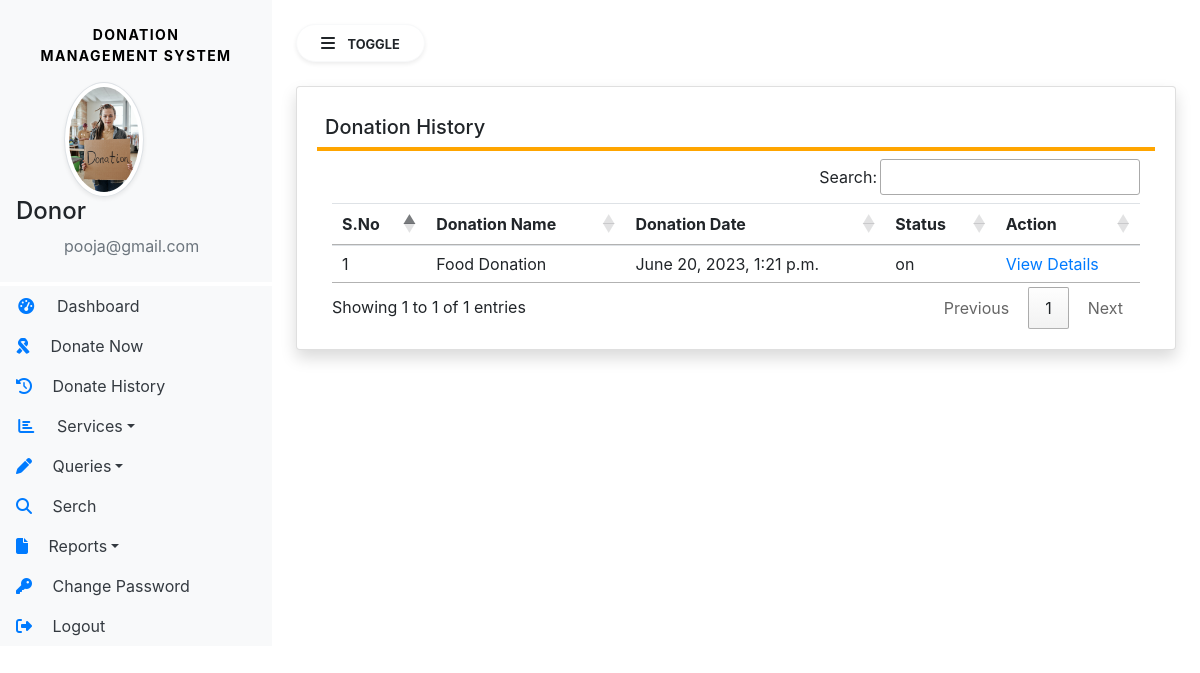
The page /donation_history/ (signed in) on the database as committed earlier.
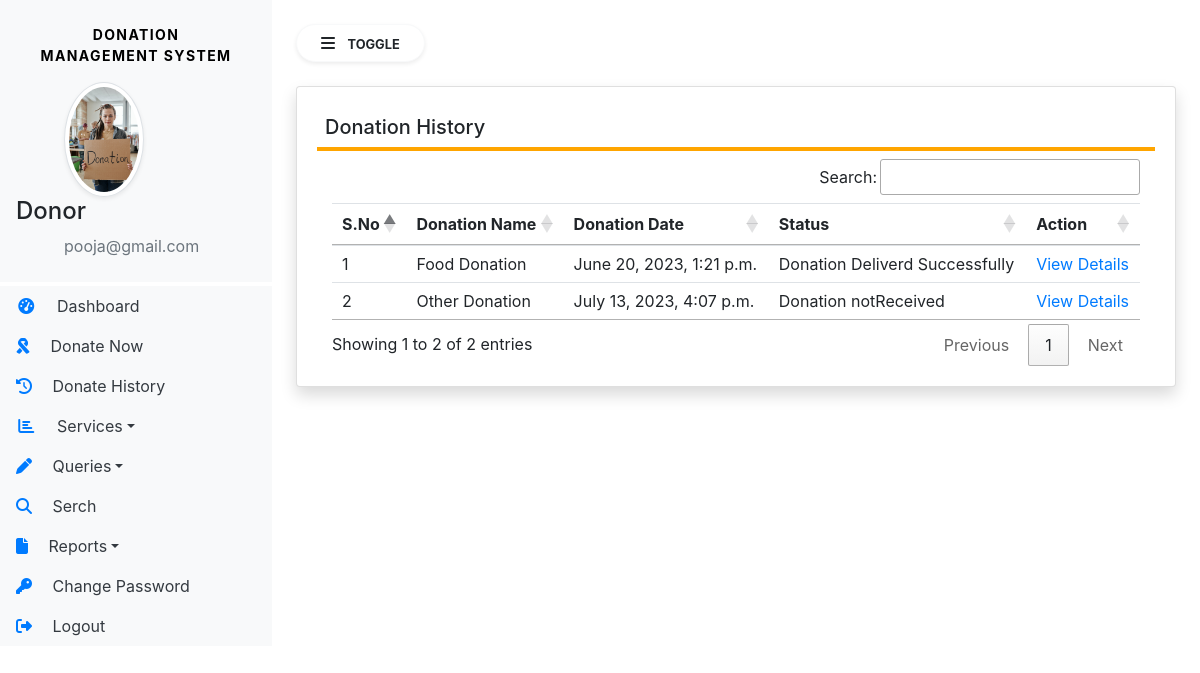
The same page on the database as committed later.
### Donation/models.py (models this page shows, shortened)
class Donor(models.Model):
    user = models.ForeignKey(User,on_delete=models.CASCADE)
    contact = models.CharField(max_length=15,null=True)
    address = models.CharField(max_length=300,null=True)
    userpic = models.FileField(null=True)
    regdate = models.DateTimeField(auto_now=True)

class Donation(models.Model):
    donor = models.ForeignKey(Donor, on_delete=models.SET_NULL, null=True)
    donationName = models.CharField(max_length=100, null=True)
    donationpic = models.FileField(null=True)
    colloctionloc = models.CharField(max_length=50, null=True)
    description = models.CharField(max_length=300, null=True)
    status = models.CharField(max_length=50)
    donationdate = models.DateTimeField(auto_now_add=True)
    adminRemarks = models.CharField(max_length=300, null=True)
    volunteer = models.ForeignKey(Volunteer, on_delete=models.SET_NULL, null=True)
    donationArea = models.ForeignKey(DonationArea, on_delete=models.CASCADE, null=True)
    volunteerRemarks = models.CharField(max_length=300, null=True)
    updationDate = models.DateTimeField(null=True)

### Donation/views.py (the view)
# urls.py: path('donation_history/', views.donation_history, name='donation_history'),
def donation_history(request):
    if not request.user.is_authenticated:
        return redirect('donor_login')
    user = request.user
    donor = Donor.objects.get(user=user)
    donation = Donation.objects.filter(donor=donor)
    return render(request, 'donor/donation_history.html', locals())

### Donation/templates/donor/donation_history.html (shortened to what this page needs)
{% extends 'donor/donor_sidebar.html'%}
{% block main %}
<link rel="stylesheet" href="https://cdn.datatables.net/1.13.4/css/jquery.dataTables.min.css">
<link rel="stylesheet" href="https://cdn.datatables.net/buttons/2.3.6/css/buttons.dataTables.min.css">
<div class="card shadow">
    <div class="card-body">
        <h5 class="p-2" style="border-bottom: 4px solid orange;">Donation History</h5>
        <div class="container-fluid">
            <table class="table table-hover" id="example">
                <thead>
                    <tr>
                            <th>S.No</th>
                            <th>Donation Name</th>
                            <th>Donation Date</th>
                            <th>Status</th>
                            <th>Action</th>
                    </tr>
                </thead>
                <tbody>
                    {% for i in donation %}
                    <tr>
                        <td>{{ forloop.counter }}</td>
                        <td>{{ i.donationName }}</td>
                        <td>{{ i.donationdate }}</td>
                        <td>{{ i.status }}</td>
                        <td><a href="#">View Details</a></td>
                    </tr>
                    {% endfor %}
                </tbody>
            </table>
        </div>
    </div>
</div>
{% endblock %}

### Donation/templates/donor/donor_sidebar.html (shortened to what this page needs)
{% load static %}
<html>
<head>
  <link rel="stylesheet" href="https://cdn.jsdelivr.net/npm/bootstrap@4.6.2/dist/css/bootstrap.min.css">
  <link rel="stylesheet" href="{% static 'css/sidebar.css'%}">
  <link rel="stylesheet" href="https://cdnjs.cloudflare.com/ajax/libs/font-awesome/4.7.0/css/font-awesome.min.css">
  <link rel="stylesheet" href="https://cdnjs.cloudflare.com/ajax/libs/font-awesome/6.3.0/css/all.min.css">
  <link rel="stylesheet" href="https://stackpath.bootstrapcdn.com/bootstrap/4.5.0/css/bootstrap.min.css"
>
  <link rel="stylesheet" href="https://cdnjs.cloudflare.com/ajax/libs/font-awesome/4.7.0/css/font-awesome.min.css">
  <link rel="stylesheet" href="https://cdn.datatables.net/1.13.4/css/jquery.dataTables.min.css">
  <link rel="stylesheet" href="https://cdn.datatables.net/buttons/2.3.6/css/buttons.dataTables.min.css">
</head>
<body>
  <div class="bg-white vertical-nav" id="sidebar">
    <div class="bg-light py-4 px-3 mb-1">
      <p class="font-weight-bold text-uppercase px-3 sidebar-title " style="color:black;font-size:14px;text-align: center;">Donation Management System</p>
      <div class="media d-flex align-item-center ml-5">
        <img  src="{{request.user.donor_set.all.0.userpic.url}}" height="100" width="80"
          class=" mr-3 rounded-circle img-thumbnail shadow-sm text-center">
      </div>
      <div class="media-body">
        <h4 class="nb-0 text center">Donor</h4>
        <p class="text-muted mb-0 ml-5" style="color:black;">{{request.user.username}}</p>
      </div>
    </div>
    <ul class="nav flex-column bg-white">
      <li class="nav-item">
        <a href="{% url 'donor_home'%}" class="nav-link  text-dark bg-light ">
          <i class="fas fa-tachometer-alt fa-fw mr-3 text-primary"></i>
          Dashboard</a>
      </li>
      <li class="nav-item">
        <a href="{% url 'donate_now'%}" class="nav-link  text-dark bg-light ">
          <i class="fas fa-ribbon mr-3 text-primary"></i>
          Donate Now</a>
      </li>
      <li class="nav-item">
        <a href="{% url 'donation_history'%}" class="nav-link  text-dark bg-light ">
          <i class="fa fa-history mr-3 text-primary"></i>
          Donate History</a>
      </li>
      <li class="nav-item dropdown">
        <a href="#" class="nav-link dropdown-toggle text-dark bg-light" id="navbardrop" data-toggle="dropdown">
          <i class="fas fa-chart-bar fa-fw mr-3 text-primary"></i>
          Services</a>
      </li>
      <li class="nav-item dropdown">
        <a href="#" class="nav-link dropdown-toggle text-dark bg-light" id="navbardrop" data-toggle="dropdown">
          <i class="fa-solid fa-pen about-box mr-3 text-primary"></i>
          Queries</a>
      </li>
      <li class="nav-item">
        <a href="#" class="nav-link text-dark bg-light ">
          <i class="fa fa-search mr-3 text-primary"></i>
          Serch</a>
      </li>
      <li class="nav-item dropdown">
        <a href="#" class="nav-link dropdown-toggle text-dark bg-light" id="navbardrop" data-toggle="dropdown">
          <i class="fa fa-file aria-hidden=true mr-3 text-primary"></i>
         Reports</a>
      </li>
      <li class="nav-item">
        <a href="#" class="nav-link text-dark bg-light ">
          <i class="fas fa-key mr-3 text-primary"></i>
          Change Password</a>
      </li>
      <li class="nav-item">
        <a href="#" class="nav-link text-dark bg-light ">
          <i class="fa fa-sign-out mr-3 text-primary"></i>
          Logout</a>
      </li>
    </ul>
  </div>
  <div class="page-content p-4" id="content">
    <a href="{% url 'logout'%}" title="logout" class="text-white float-right">Logout</a>
    <button id="sidebarCollapse" type="button" class="btn btn-light rounded-pill bg-white shadow-sm px-4 mb-4">
      <i class="fas fa-bars mr-2"></i>
      <small class="text-uppercase font-weight-bold">Toggle</small></button>
    {% block main %}
    {% endblock %}
  </div>
</body>
</html>

### Donation/static/css/sidebar.css (style rules this page uses)
.sidebar-title { letter-spacing:0.1em; color:#aaa; }
body { background-color: #426575; min-height:100vh; }
.vertical-nav { min-width:17rem; width:17rem; height:100vh; position:fixed; top:0; left:0; transition:all 0.4s }
.page-content { width:calc(100%-17rem); margin-left:17rem; transition:all 0.4s }

Rows that differ between the two databases and show on the page:
changed Donation "Food Donation": status "on" → "Donation Deliverd Successfully"
added Donation: donationName "Other Donation", donationdate "July 13, 2023, 4:07 p.m.", status "Donation notReceived"
Other text that changed with them:
text written by a page script: "Search: Showing 1 to 1 of 1 entries Previous 1 Next" → "Search: Showing 1 to 2 of 2 entries Previous 1 Next"
